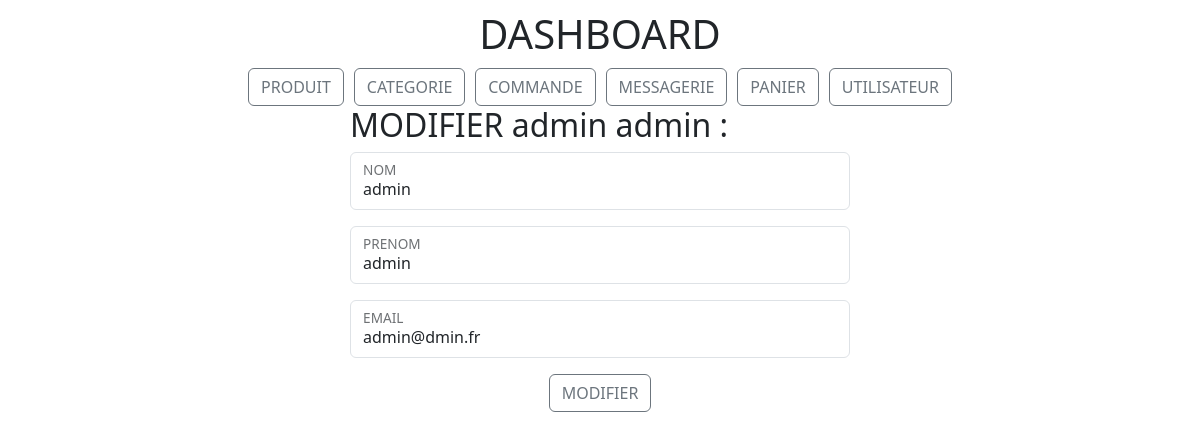
Page /dashboard/users/update_users.php?id=4 on the committed database.
### tables this page shows
CREATE TABLE `users` (
  `id` int NOT NULL,
  `prenom` varchar(255) NOT NULL,
  `nom` varchar(255) NOT NULL,
  `email` varchar(255) NOT NULL,
  `pass` varchar(255) NOT NULL,
  `adresse` varchar(255) DEFAULT NULL,
  `roles` varchar(255) NOT NULL
);

### src/dashboard/users/update_users.php (the view, shortened to what this page needs)
<?php
require_once("../../connect.php");
if (isset($_GET["id"]) && !empty($_GET["id"])) {
    $id = strip_tags($_GET["id"]);
    $sql = "SELECT * FROM users WHERE id = :id";
    $query = $db->prepare($sql);
    $query->bindValue(":id", $id, PDO::PARAM_INT);
    $query->execute();
    $user = $query->fetch();
} else {
    header("Location: dashboard_users.php");
}
?>
<!DOCTYPE html>
<html lang="en">
<head>
    <link rel="stylesheet" href="../../css/dashboard/dashboard.css">
    <link href="https://cdn.jsdelivr.net/npm/bootstrap@5.3.3/dist/css/bootstrap.min.css" rel="stylesheet">
</head>
<body>
    <?php include '../../templates/navbar_dashboard.php'; ?>
    <div class="form_produit">
        <div>
            <form class="formulaire_produit" method="POST">
                <h2>MODIFIER <?= $user["nom"] ?> <?= $user["prenom"] ?> :</h2>
                <div class="form-floating mb-3">
                    <input type="text" class="form-control" id="nom" placeholder="NOM" name="nom" value="<?= $user["nom"] ?>" required>
                    <label for="nom">NOM</label>
                </div>
                <div class="form-floating mb-3">
                    <input type="text" class="form-control" id="prenom" placeholder="PRENOM" name="prenom" value="<?= $user["prenom"] ?>" required>
                    <label for="prenom">PRENOM</label>
                </div>
                <div class="form-floating mb-3">
                    <input type="email" class="form-control" placeholder="email@example.com" id="email" name="email" value="<?= $user["email"] ?>" required>
                    <label for="email">EMAIL</label>
                </div>
                <div class="btn_produit"><button type="submit" class="btn btn-outline-secondary">MODIFIER</button></div>
            </form>
            <br>
        </div>
    </div>
</body>
</html>

### src/css/dashboard/dashboard.css (style rules this page uses)
.form_produit { margin: 0 auto; display: flex; justify-content: center; align-items: center; width: 1000px; }
.btn_produit { display: flex; width: 50px; margin: 0 auto; justify-content: center; align-items: center; }
.formulaire_produit { display: flex; flex-direction: column; width: 500px; }

### rows in the picture
users: nom "admin", prenom "admin", email "admin@dmin.fr"
